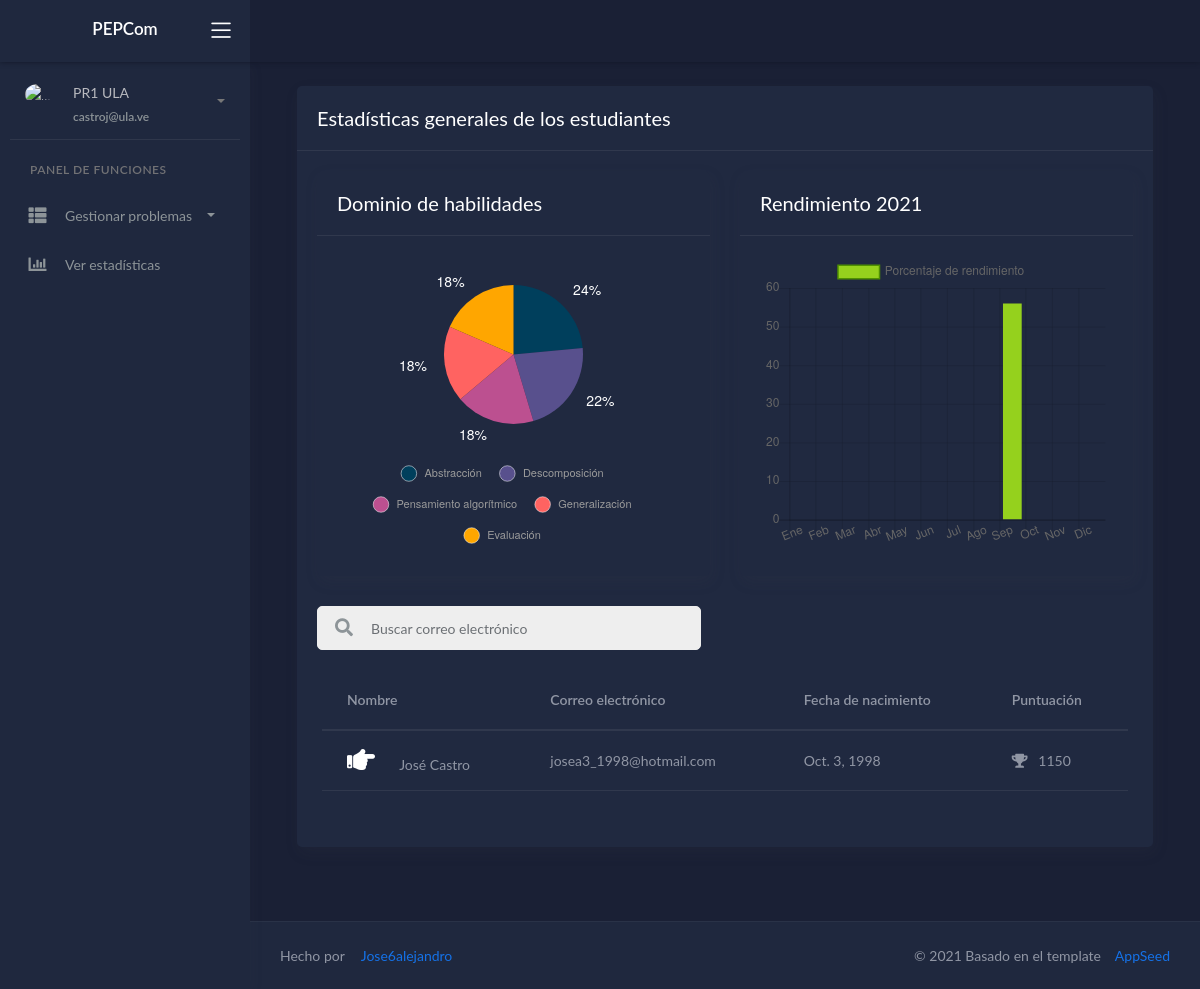
/home/statistics/ (signed in), run on the app's committed database.
### register_app/models.py (models this page shows, shortened)
class User_Profile(models.Model):
   user = models.ForeignKey(User, on_delete=models.CASCADE)
   birthday_date = models.DateField()
   access_code = models.CharField(max_length=10)
   user_role = models.BooleanField()

### statistics_app/models.py (models this page shows, shortened)
class My_Skills(models.Model):
   user = models.ForeignKey(User, on_delete=models.CASCADE, blank=True)
   score = models.IntegerField(default=0, blank=True)
   abstraction = models.IntegerField(default=0, blank=True)
   decomposition = models.IntegerField(default=0, blank=True)
   algorithms = models.IntegerField(default=0, blank=True)
   generalization = models.IntegerField(default=0, blank=True)
   evaluation = models.IntegerField(default=0, blank=True)
   attempts = models.IntegerField(default=0, blank=True)
   correct_answers = models.IntegerField(default=0, blank=True)

### statistics_app/views.py (the view)
# urls.py: path('home/statistics/',views.all_stats, name="statistics"),
@login_required()
@user_passes_test(views.check_not, login_url= '/home/')
def all_stats(request):
    title = 'Estadísticas generales de los estudiantes'
    year = date.today().year
    code = request.user.user_profile_set.get().access_code
    students = User_Profile.objects.filter(access_code=code, user_role=True)
    t_students = User_Profile.objects.filter(access_code=code, user_role=True).count()
    skills = [0,0,0,0,0]
    total_skills_value = 0
    performance = [0,0,0,0,0,0,0,0,0,0,0,0]
    for i in range(len(students)):
        try:
           skills[0] += students[i].user.my_skills_set.get().abstraction
           skills[1] += students[i].user.my_skills_set.get().decomposition
           skills[2] += students[i].user.my_skills_set.get().algorithms
           skills[3] += students[i].user.my_skills_set.get().generalization
           skills[4] += students[i].user.my_skills_set.get().evaluation
           performance[0] += students[i].user.my_performance_set.get().january
           performance[1] += students[i].user.my_performance_set.get().february
           performance[2] += students[i].user.my_performance_set.get().march
           performance[3] += students[i].user.my_performance_set.get().april
           performance[4] += students[i].user.my_performance_set.get().may
           performance[5] += students[i].user.my_performance_set.get().june
           performance[6] += students[i].user.my_performance_set.get().july
           performance[7] += students[i].user.my_performance_set.get().august
           performance[8] += students[i].user.my_performance_set.get().september
           performance[9] += students[i].user.my_performance_set.get().october
           performance[10] += students[i].user.my_performance_set.get().november
           performance[11] += students[i].user.my_performance_set.get().december
        except:
            pass
    for t in skills:
        total_skills_value += t
    search = request.GET.get("search")
    if search:
            students =  User_Profile.objects.filter(access_code=code,
                                                    user_role=True,
                                                    user_id__email__icontains = search)
    return render(request, 'all_stats.html',{
                                            "students": students,
                                            "skill": skills,
                                            "performance": performance,
                                            "total": total_skills_value,
                                            "t_students": t_students,
                                            "year": year,
                                            "title": title
                                            })

### register_app/views.py (called while the page is built)
def check_not(user):
    return not user.user_profile_set.get().user_role

### templates/all_stats.html (shortened to what this page needs)
{% extends "layouts/base.html" %}
{% block content %}
	<div class="wrapper">
		{% include 'includes/navigation.html' %}
        {% include 'includes/sidebar.html' %}
		<div class="main-panel">
			<div class="content">
			<div class="page-inner">
			<div class="page-header">
				<div class="col-md-12">
					<div class="card">
						<div class="card-header">
							<div class="card-title">{{title}}</div>
						</div>
						<div class="card-body">
							<div class="row">
								<div class="col-md-6 col-lg-6">
									<div class="card">
										<div class="card-header">
											<div class="card-title">Dominio de habilidades</div>
										</div>
										<div class="card-body">
											<div class="chart-container">
												<canvas id="skillsChart" style="width: 50%; height: 50%"></canvas>
											</div>
										</div>
									</div>
								</div>
								<div class="col-md-6 col-lg-6">
									<div class="card">
										<div class="card-header">
											<div class="card-title">Rendimiento {{year}}</div>
										</div>
										<div class="card-body">
											<div class="chart-container">
												<canvas id="performanceChart"></canvas>
											</div>
										</div>
									</div>
								</div>
								<div class="container-fluid">
								<div class="collapse" id="search-nav">
									<form class="navbar-left navbar-form nav-search mr-md-3" method="GET">
										<div class="input-group">
											<div class="input-group-prepend">
												<button type="submit" class="btn btn-search pr-1">
													<i class="fa fa-search search-icon"></i>
												</button>
											</div>
											<input type="text" placeholder="Buscar correo electrónico" class="form-control text-dark" name="search">
										</div>
									</form>
								</div>
								</div>
								<div class="card-body table-responsive">
									<table class="table table-hover">
										<thead >
											<tr>
												<th scope="col">Nombre</th>
												<th scope="col">Correo electrónico</th>
												<th scope="col">Fecha de nacimiento</th>
												<th scope="col">Puntuación</th>
											</tr>
										</thead>
											<tbody>
												{% for student in students %}
													<tr>
														<td>
															<a  class="text-white" style="text-decoration:none" title="Abrir" href="{% url 'stats_view' student.user.id %}">
															<i class="fas fa-hand-point-right fa-2x">&nbsp; &nbsp; </i>
															</a>
															{{student.user.first_name}}
															{{student.user.last_name}}
														</td>
														<td>
															{{student.user.email}}
														</td>
														<td>
															{{student.birthday_date}}
														</td>
														<td>
															<i class="fas fa-trophy"></i> &nbsp;
															{{student.user.my_skills_set.get.score}}
														</td>
													</tr>
												{% endfor %}
											</tbody>
									</table>
								</div>
							</div>
						</div>
					</div>
				</div>
			</div>
			</div>
		{% include 'includes/footer.html' %}
		</div>
	</div>
{% endblock content %}
{% block javascripts %}
	<script>
		var performanceChart = document.getElementById('performanceChart').getContext('2d'),
		skillsChart = document.getElementById('skillsChart').getContext('2d')
		var barChart = new Chart(performanceChart, {
			type: 'bar',
			data: {
				labels: ["Ene", "Feb", "Mar", "Abr", "May", "Jun", "Jul", "Ago", "Sep", "Oct", "Nov", "Dic"],
				datasets : [{
					label: "Porcentaje de rendimiento",
					backgroundColor: '#95D11D',
					borderColor: '#4F9001',
					data: ['{{performance.0}}'/'{{t_students}}', '{{performance.1}}'/'{{t_students}}', '{{performance.2}}'/'{{t_students}}',
							'{{performance.3}}'/'{{t_students}}','{{performance.4}}'/'{{t_students}}', '{{performance.5}}'/'{{t_students}}',
						 	'{{performance.6}}'/'{{t_students}}', '{{performance.7}}'/'{{t_students}}', '{{performance.8}}'/'{{t_students}}',
							'{{performance.9}}'/'{{t_students}}','{{performance.10}}'/'{{t_students}}', '{{performance.11}}'/'{{t_students}}',],
				}],
			},
			options: {
				responsive: true,
				maintainAspectRatio: false,
				scales: {
					yAxes: [{
						ticks: {
							beginAtZero:true
						}
					}]
				},
			}
		});
		var pieChart = new Chart(skillsChart, {
			type: 'pie',
			data: {
				datasets: [{
					data: [('{{skill.0}}'/'{{total}}')*100,
							('{{skill.1}}'/'{{total}}')*100,
							('{{skill.2}}'/'{{total}}')*100,
							('{{skill.3}}'/'{{total}}')*100,
							('{{skill.4}}'/'{{total}}')*100,],
					backgroundColor :["#003f5c","#58508d","#bc5090","#ff6361" ,"#ffa600"],
					borderWidth: 0
				}],
				labels: ['Abstracción', 'Descomposición', 'Pensamiento algorítmico','Generalización', 'Evaluación']
			},
			options : {
				responsive: true,
				maintainAspectRatio: false,
				legend: {
					position : 'bottom',
					labels : {
						fontColor: 'rgb(154, 154, 154)',
						fontSize: 11,
						usePointStyle : true,
						padding: 20
					}
				},
				pieceLabel: {
					render: 'percentage',
					fontColor: 'white',
					fontSize: 14,
					position: 'outside'
				},
				tooltips: false,
				layout: {
					padding: {
						left: 5,
						right: 5,
						top: 5,
						bottom: 5
					}
				}
			}
		})
	</script>
{% endblock javascripts %}

### templates/includes/sidebar.html (shortened to what this page needs)
		<div class="sidebar sidebar-style-2" data-background-color="dark2">
			<div class="sidebar-wrapper scrollbar scrollbar-inner">
				<div class="sidebar-content">
					<div class="user">
						<div class="avatar-sm float-left mr-2">
							<img src="/static/assets/img/icon2.png" alt="..." class="avatar-img rounded-circle">
						</div>
						<div class="info">
							<a data-toggle="collapse" href="#collapseExample" aria-expanded="true">
								<span>
									{{ request.user.first_name }}
									{{ request.user.last_name }}
									<span class="user-level">
										{{ request.user.email }}
									</span>
									<span class="caret"></span>
								</span>
							</a>
						</div>
					</div>
				{% if not user.user_profile_set.first.user_role%}
					<ul class="nav nav-primary">
						<li class="nav-section">
							<h4 class="text-section">Panel de funciones </h4>
						</li>
						<li class="nav-item {% if 'ui-' in segment %} active {% endif %}">
							<a data-toggle="collapse" href="#base">
								<i class="fas fa-th-list"></i>
								<p>Gestionar problemas</p>
								<span class="caret"></span>
							</a>
						</li>
						<li class="nav-item ">
							<a href="{% url 'statistics' %}">
								<i class="fas fa-chart-bar"></i>
								<p>Ver estadísticas</p>
							</a>
						</li>
					</ul>
				{% endif %}
				</div>
			</div>
		</div>

### data on the page
User_Profile: user.first_name "José", user.last_name "Castro", user.email "josea3_1998@hotmail.com", birthday_date "Oct. 3, 1998", user.my_skills_set.get.score "1150"

### other printed values
{{ request.user.first_name }} "PR1"
{{ request.user.last_name }} "ULA"
{{ request.user.email }} "castroj@ula.ve"
{{ title }} "Estadísticas generales de los estudiantes"
chart data {{ performance.0 }} 0
chart data {{ performance.1 }} 0
